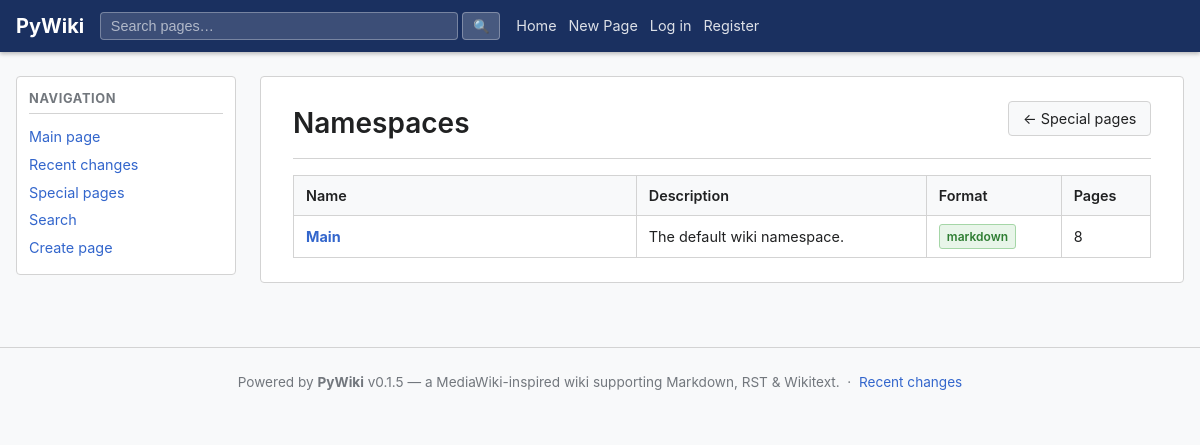
Page /special/namespaces on the earlier database version.
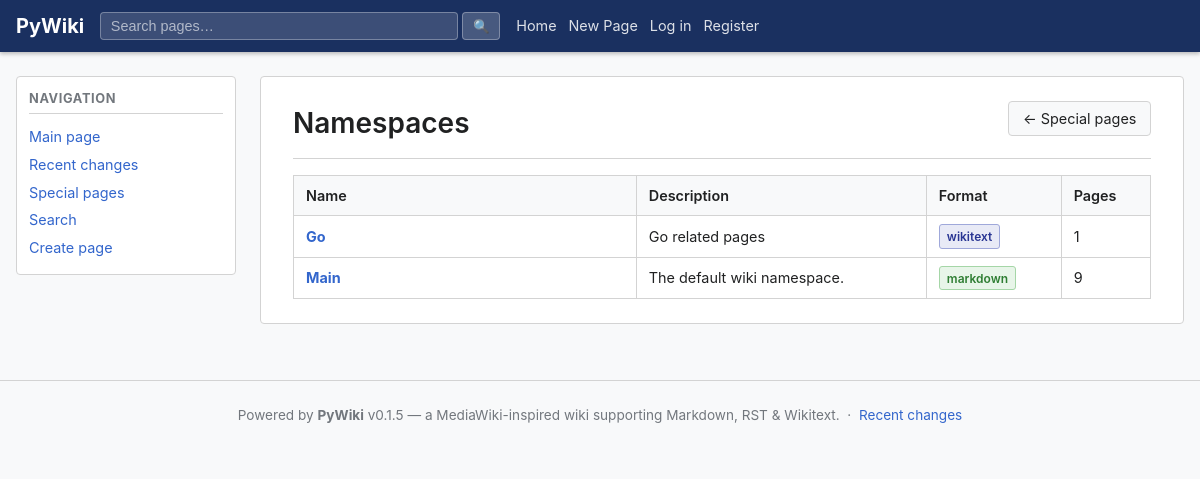
Same page on the later database version.
### app/models/models.py (models this page shows)
class Namespace(Base):
    __tablename__ = "namespaces"
    id:             Mapped[str]        = _uuid_col(primary_key=True)
    name:           Mapped[str]        = mapped_column(String(128), unique=True, nullable=False, index=True)
    description:    Mapped[str]        = mapped_column(Text, default="", nullable=False)
    default_format: Mapped[str]        = mapped_column(String(16), default="markdown", nullable=False)
    created_at:     Mapped[datetime]   = mapped_column(DateTime(timezone=True), default=_utcnow)
    pages: Mapped[list["Page"]] = relationship(back_populates="namespace", cascade="all, delete-orphan")

### app/ui/views.py (the view)
@router.get("/special/namespaces", response_class=HTMLResponse)
async def ns_list_view(request: Request, db: AsyncSession = Depends(get_db)):
    user, new_token = await _current_user(request, db)
    namespaces_raw = await ns_svc.list_namespaces(db)
    ns_rows = []
    for ns in namespaces_raw:
        count = await ns_svc.get_page_count(db, ns.id)
        ns_rows.append({
            "name": ns.name,
            "description": ns.description,
            "default_format": ns.default_format,
            "page_count": count,
        })
    resp = templates.TemplateResponse(
        request,
        "ns_list.html",
        _ctx(user, namespaces=ns_rows),
    )
    _apply_new_token(resp, new_token, get_settings().access_token_expire_minutes)
    return resp

### app/templates/ns_list.html (shortened to what this page needs)
{% extends "base.html" %}
{% block content %}
<div class="page-header">
  <h1>Namespaces</h1>
  <div class="page-actions">
    <a class="btn" href="/special">← Special pages</a>
  </div>
</div>
{% if namespaces %}
<table class="wiki-table">
  <thead>
    <tr>
      <th>Name</th>
      <th>Description</th>
      <th>Format</th>
      <th>Pages</th>
    </tr>
  </thead>
  <tbody>
    {% for ns in namespaces %}
    <tr>
      <td><a href="/wiki/{{ ns.name }}"><strong>{{ ns.name }}</strong></a></td>
      <td>{{ ns.description or '' }}</td>
      <td><span class="badge badge-{{ ns.default_format }}">{{ ns.default_format }}</span></td>
      <td>{{ ns.page_count }}</td>
    </tr>
    {% endfor %}
  </tbody>
</table>
{% else %}
<p class="muted">No namespaces have been created yet.</p>
{% endif %}
{% endblock %}

Differences in the rows shown:
added Namespace: name "Go", description "Go related pages", default_format "wikitext", page_count "1"
computed for Namespace "Main": page_count "8" → "9"
